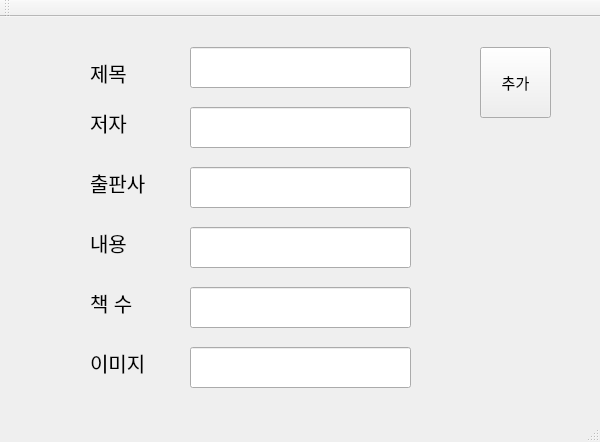
<?xml version="1.0" encoding="UTF-8"?>
<ui version="4.0">
 <class>AddBookClassClass</class>
 <widget class="QMainWindow" name="AddBookClassClass">
  <property name="geometry">
   <rect>
    <x>0</x>
    <y>0</y>
    <width>600</width>
    <height>442</height>
   </rect>
  </property>
  <property name="windowTitle">
   <string>AddBookClass</string>
  </property>
  <widget class="QWidget" name="centralWidget">
   <widget class="QLineEdit" name="book_name">
    <property name="geometry">
     <rect>
      <x>190</x>
      <y>30</y>
      <width>221</width>
      <height>41</height>
     </rect>
    </property>
   </widget>
   <widget class="QLineEdit" name="book_author">
    <property name="geometry">
     <rect>
      <x>190</x>
      <y>90</y>
      <width>221</width>
      <height>41</height>
     </rect>
    </property>
   </widget>
   <widget class="QLineEdit" name="book_publishing">
    <property name="geometry">
     <rect>
      <x>190</x>
      <y>150</y>
      <width>221</width>
      <height>41</height>
     </rect>
    </property>
   </widget>
   <widget class="QLineEdit" name="book_contents">
    <property name="geometry">
     <rect>
      <x>190</x>
      <y>210</y>
      <width>221</width>
      <height>41</height>
     </rect>
    </property>
   </widget>
   <widget class="QLineEdit" name="book_number">
    <property name="geometry">
     <rect>
      <x>190</x>
      <y>270</y>
      <width>221</width>
      <height>41</height>
     </rect>
    </property>
   </widget>
   <widget class="QLabel" name="label">
    <property name="geometry">
     <rect>
      <x>90</x>
      <y>40</y>
      <width>81</width>
      <height>31</height>
     </rect>
    </property>
    <property name="font">
     <font>
      <pointsize>15</pointsize>
     </font>
    </property>
    <property name="text">
     <string>제목</string>
    </property>
   </widget>
   <widget class="QLabel" name="label_2">
    <property name="geometry">
     <rect>
      <x>90</x>
      <y>90</y>
      <width>81</width>
      <height>31</height>
     </rect>
    </property>
    <property name="font">
     <font>
      <pointsize>15</pointsize>
     </font>
    </property>
    <property name="text">
     <string>저자</string>
    </property>
   </widget>
   <widget class="QLabel" name="label_3">
    <property name="geometry">
     <rect>
      <x>90</x>
      <y>150</y>
      <width>81</width>
      <height>31</height>
     </rect>
    </property>
    <property name="font">
     <font>
      <pointsize>15</pointsize>
     </font>
    </property>
    <property name="text">
     <string>출판사</string>
    </property>
   </widget>
   <widget class="QLabel" name="label_4">
    <property name="geometry">
     <rect>
      <x>90</x>
      <y>210</y>
      <width>81</width>
      <height>31</height>
     </rect>
    </property>
    <property name="font">
     <font>
      <pointsize>15</pointsize>
     </font>
    </property>
    <property name="text">
     <string>내용</string>
    </property>
   </widget>
   <widget class="QLabel" name="label_5">
    <property name="geometry">
     <rect>
      <x>90</x>
      <y>270</y>
      <width>81</width>
      <height>31</height>
     </rect>
    </property>
    <property name="font">
     <font>
      <pointsize>15</pointsize>
     </font>
    </property>
    <property name="text">
     <string>책 수</string>
    </property>
   </widget>
   <widget class="QPushButton" name="pushButton">
    <property name="geometry">
     <rect>
      <x>480</x>
      <y>30</y>
      <width>71</width>
      <height>71</height>
     </rect>
    </property>
    <property name="font">
     <font>
      <pointsize>11</pointsize>
     </font>
    </property>
    <property name="text">
     <string>추가</string>
    </property>
   </widget>
   <widget class="QLabel" name="label_6">
    <property name="geometry">
     <rect>
      <x>90</x>
      <y>330</y>
      <width>81</width>
      <height>31</height>
     </rect>
    </property>
    <property name="font">
     <font>
      <pointsize>15</pointsize>
     </font>
    </property>
    <property name="text">
     <string>이미지</string>
    </property>
   </widget>
   <widget class="QLineEdit" name="book_image">
    <property name="geometry">
     <rect>
      <x>190</x>
      <y>330</y>
      <width>221</width>
      <height>41</height>
     </rect>
    </property>
   </widget>
  </widget>
  <widget class="QMenuBar" name="menuBar">
   <property name="geometry">
    <rect>
     <x>0</x>
     <y>0</y>
     <width>600</width>
     <height>22</height>
    </rect>
   </property>
  </widget>
  <widget class="QToolBar" name="mainToolBar">
   <attribute name="toolBarArea">
    <enum>TopToolBarArea</enum>
   </attribute>
   <attribute name="toolBarBreak">
    <bool>false</bool>
   </attribute>
  </widget>
  <widget class="QStatusBar" name="statusBar"/>
 </widget>
 <layoutdefault spacing="6" margin="11"/>
 <resources/>
 <connections>
  <connection>
   <sender>pushButton</sender>
   <signal>clicked()</signal>
   <receiver>AddBookClassClass</receiver>
   <slot>add_book()</slot>
   <hints>
    <hint type="sourcelabel">
     <x>527</x>
     <y>97</y>
    </hint>
    <hint type="destinationlabel">
     <x>512</x>
     <y>182</y>
    </hint>
   </hints>
  </connection>
 </connections>
 <slots>
  <slot>add_book()</slot>
 </slots>
</ui>
